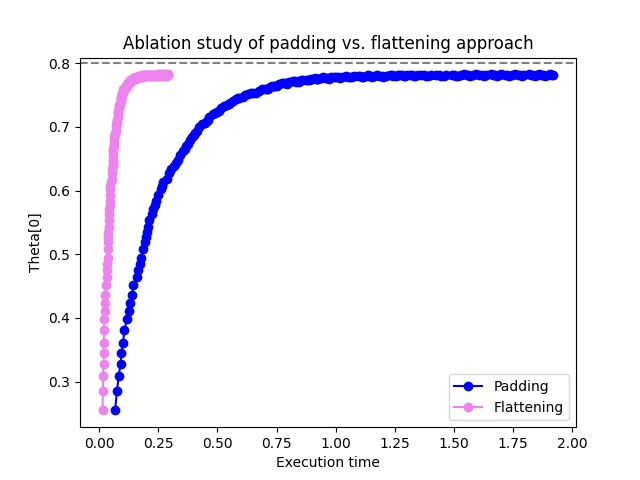

This figure's Python source:
import itertools
import time

import torch.nn.parameter
from torch.nn import Module
from torch import optim, tensor, random
import numpy as np
import matplotlib.pyplot as plt

import Sequential
from mpl_toolkits.axes_grid1.inset_locator import inset_axes, mark_inset
from matplotlib.patches import Rectangle

def rand():
    return np.random.rand()


def randn():
    return np.random.randn()


def hcat(head, tail):
    return [head] + tail


def density_IRNormal(x):
    return (1 / torch.sqrt(torch.tensor(2 * 3.14159))) * torch.exp(-0.5 * x * x)


def contains(elem, list):
    return elem in list


def randomchoice(vector):
    return np.random.choice(np.arange(len(vector)), p=vector / sum(vector))


def create_params():
    return [np.random.rand() * 0.6 + 0.2, np.random.rand() + 0.2, np.random.rand()]


def converge_success_padding(random_seed, samples_length, epoch, batch_size):

    np.random.seed(10)
    sample_params = create_params()
    sample_params[0] = 0.8
    np.random.seed(random_seed)
    search_params = create_params()
    search_params = [search_params[0], sample_params[1], sample_params[2]]
    gausslist = Main_padding()

    gausslist.thetas = torch.nn.parameter.Parameter(data=torch.tensor(sample_params))

    samples = []
    for _ in itertools.count():
        sample = gausslist.generate()
        if len(sample) == 20:
            samples.append(gausslist.generate())
        if len(samples) == samples_length:
            break

    gausslist.thetas = torch.nn.parameter.Parameter(data=torch.tensor(search_params))
    optimizer = optim.SGD(gausslist.parameters(), lr=0.01/samples_length, momentum=0.001)
    criterion = torch.nn.NLLLoss()
    optimizer.zero_grad()

    # Preprocessing for padding
    batch = []
    index = []
    for n in range(int(samples_length/batch_size)):
        max_sample_length = max([len(sample) for sample in samples[batch_size * n: batch_size * n + batch_size]])
        batch_matrix = []
        index_matrix = []
        for i in range(batch_size * n, batch_size * n + batch_size):
            batch_matrix.append(samples[i] + [torch.tensor(0)] * max(0, max_sample_length - len(samples[i])))
            index_matrix.append([torch.tensor(1)] * len(samples[i]) + [torch.tensor(0)] * max(0, max_sample_length - len(samples[i])))
        batch.append(batch_matrix)
        index.append(index_matrix)

    guesses = []
    execution = []
    for epo in range(epoch):
        for i in range(len(index)):
            start_time = time.time()
            likelihood = -torch.log(gausslist(tensor(index[i]), tensor(batch[i])))
            end_time = time.time()
            if execution:
                execution.append((end_time - start_time) + execution[epo*len(index) + (i-1)])
            else:
                execution.append(end_time - start_time)
            likelihood = torch.sum(likelihood)
            likelihood.backward(retain_graph=True)
            optimizer.step()
            optimizer.zero_grad()
            guesses.append([gausslist.thetas[0].item(), gausslist.thetas[1].item(), gausslist.thetas[2].item()])

        print("Epoch report: ", epo)
        print("\t", gausslist.thetas)
    guesses = np.array(guesses)
    print(guesses)
    print(guesses.shape)
    return guesses, sample_params, execution

class Main_padding(Module):
    def forward(self, index_matrix, batch_matrix):
        if (1.0 >= self.thetas[0]):
            l_4_high = self.thetas[0]
        else:
            l_4_high = 1.0
        if (0.0 >= l_4_high):
            l_5_lhs_integral = 0.0
        else:
            l_5_lhs_integral = (l_4_high - 0.0)
        l_1_cond = (1.0 - l_5_lhs_integral)

        return torch.prod((((1.0 - l_1_cond) * (density_IRNormal((batch_matrix - self.thetas[2]) / self.thetas[1]) / self.thetas[1])) * index_matrix) + (1-index_matrix),
                          dim=1) * l_1_cond

    def generate(self):
        if (rand() >= self.thetas[0]):
            return []
        else:
            return [((randn() * self.thetas[1]) + self.thetas[2])] + self.generate()




def converge_success_flattening(random_seed, samples_length, epoch, batch_size):

    np.random.seed(10)
    sample_params = create_params()
    sample_params[0] = 0.8
    np.random.seed(random_seed)
    search_params = create_params()
    search_params = [search_params[0], sample_params[1], sample_params[2]]
    gausslist = Main_flattening()

    gausslist.thetas = torch.nn.parameter.Parameter(data=torch.tensor(sample_params))

    samples = []
    for _ in itertools.count():
        sample = gausslist.generate()
        if len(sample) == 20:
            samples.append(gausslist.generate())
        if len(samples) == samples_length:
            break

    gausslist.thetas = torch.nn.parameter.Parameter(data=torch.tensor(search_params))
    optimizer = optim.SGD(gausslist.parameters(), lr=0.01 / samples_length, momentum=0.001)
    criterion = torch.nn.NLLLoss()
    optimizer.zero_grad()

    indices_lists = []
    flattened_lists = []
    for i in range(int(samples_length/batch_size)):
        indices = []
        flattened_list = []
        j = 0
        for sample in samples[batch_size*i: batch_size*i+batch_size]:
            if sample:
                indices += [j] * len(sample)
                flattened_list += sample
            j += 1
        if indices:
            indices_lists.append(indices)
            flattened_lists.append(flattened_list)

    guesses = []
    execution = []
    for epo in range(epoch):
        for i in range(int(samples_length/batch_size)):
            start_time = time.time()
            likelihood = -torch.log(gausslist(batch_size, tensor(indices_lists[i]), tensor(flattened_lists[i])))
            end_time = time.time()
            if execution:
                execution.append((end_time - start_time) + execution[epo * int(samples_length/batch_size) + (i - 1)])
            else:
                execution.append(end_time - start_time)
            likelihood = torch.sum(likelihood)
            likelihood.backward(retain_graph=True)
            optimizer.step()
            optimizer.zero_grad()
            guesses.append([gausslist.thetas[0].item(), gausslist.thetas[1].item(), gausslist.thetas[2].item()])

        print("Epoch report: ", epo)
        print("\t", gausslist.thetas)
    guesses = np.array(guesses)
    print(guesses)
    print(guesses.shape)
    return guesses, sample_params, execution


class Main_flattening(Module):
    def forward(self, batch, indices, flattened_list):
        if (1.0 >= self.thetas[0]):
            l_4_high = self.thetas[0]
        else:
            l_4_high = 1.0
        if (0.0 >= l_4_high):
            l_5_lhs_integral = 0.0
        else:
            l_5_lhs_integral = (l_4_high - 0.0)
        l_1_cond = (1.0 - l_5_lhs_integral)

        return ((torch.ones(batch).index_reduce_(0, indices,
                ((1.0 - l_1_cond) * (density_IRNormal((flattened_list - self.thetas[2])
                    /self.thetas[1]) / self.thetas[1])), 'prod')) * l_1_cond)

    def generate(self):
        if (rand() >= self.thetas[0]):
            return []
        else:
            return [((randn() * self.thetas[1]) + self.thetas[2])] + self.generate()




def exp_performance():

    guesses1, sample_params1, execution1 = converge_success_padding(21, 500, 40, 100)
    guesses2, sample_params2, execution2 = converge_success_flattening(21, 500, 40, 100)

    plt.plot(execution1, guesses1[:, 0], color="blue", marker="o", label="Padding")
    plt.plot(execution2, guesses2[:, 0], color="violet", marker="o", label="Flattening")
    plt.axhline(sample_params1[0], color="gray", linestyle="dashed")
    plt.xlabel("Execution time")
    plt.ylabel("Theta[0]")
    plt.title("Ablation study of padding vs. flattening approach")
    plt.legend()
    plt.savefig("padFlatAblationStudy.png")
    plt.show()




exp_performance()

